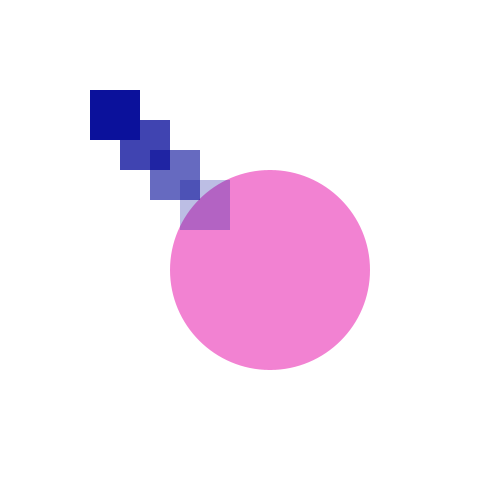
Frame 1 (no input)
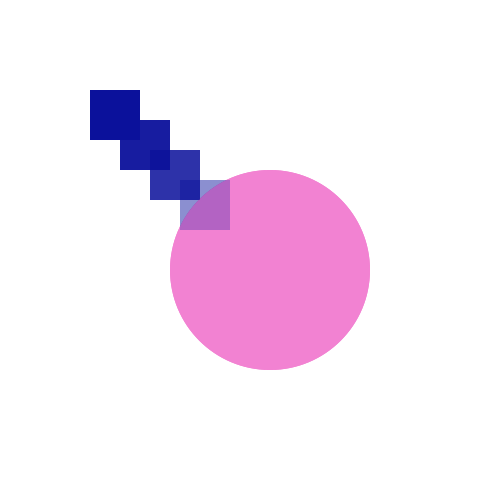
Frame 2 (the mouse pressed at the canvas centre, redrawn once)

The Processing sketch that drew these frames (run headless with seeded random() and noise(); the mouse was pressed at the canvas centre and the sketch redrawn once):

// Processing sketch: processing_84392
// ── processing_84392.pde

void setup()
{
size(500,500);
background(255);
 
}
 
void draw()
{
noStroke();
strokeWeight(6);
fill(#F282D2);
ellipse(270,270,200,200);

noStroke();
//1
fill(#0B119B);
translate(90,90);
rect(0,0,50,50);
//2
fill(11,17,155,200);
translate(30,30);
rect(0,0,50,50);

//3
fill(11,17,155,160);
translate(30,30);
rect(0,0,50,50);

//4
fill(11,17,155,70);
translate(30,30);
rect(0,0,50,50);
noLoop();
}
